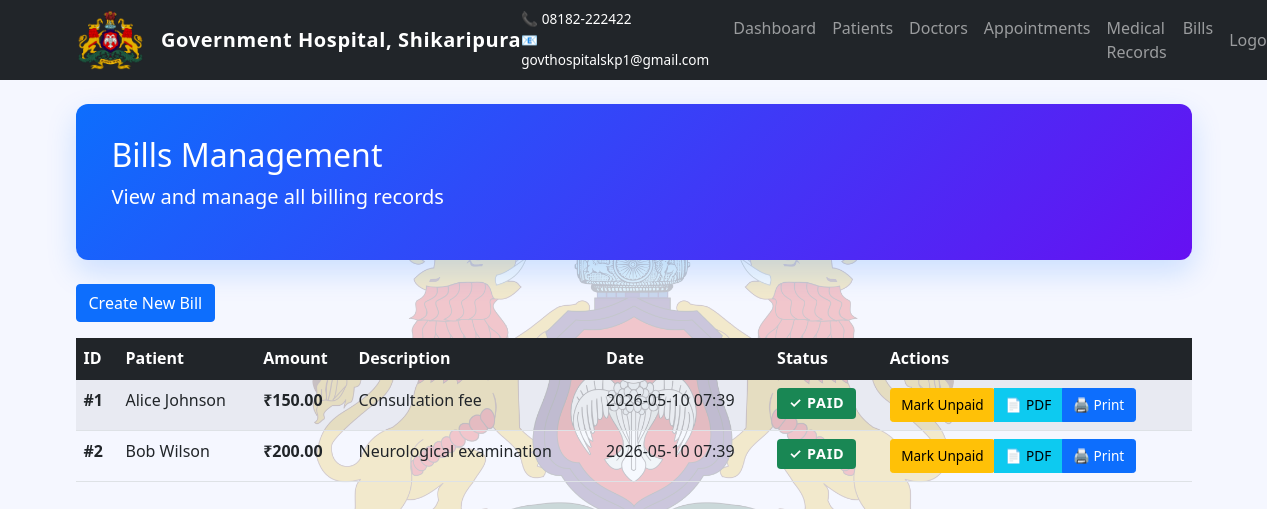
/bills (signed in), run on an earlier commit of the app's database.
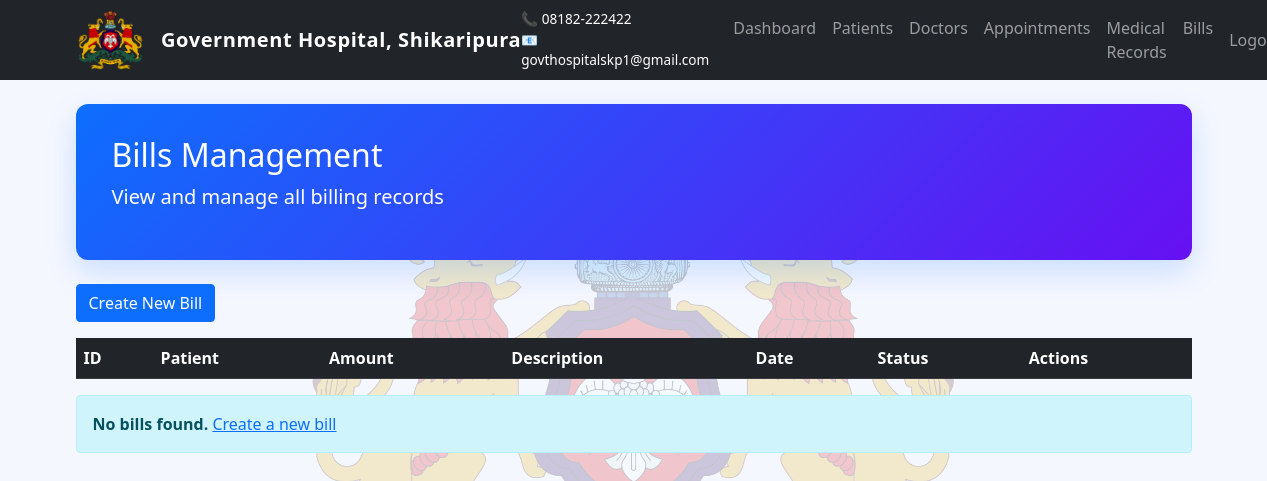
And on a later commit of the database.
### app.py (models this page shows)
class Bill(db.Model):
    id = db.Column(db.Integer, primary_key=True)
    patient_id = db.Column(db.Integer, db.ForeignKey('patient.id'), nullable=False)
    amount = db.Column(db.Float, nullable=False)
    description = db.Column(db.Text, nullable=False)
    date = db.Column(db.DateTime, default=datetime.utcnow)
    status = db.Column(db.String(50), default='unpaid')  # unpaid, paid
    patient = db.relationship('Patient', backref='bills')

class Patient(db.Model):
    id = db.Column(db.Integer, primary_key=True)
    name = db.Column(db.String(150), nullable=False)
    age = db.Column(db.Integer, nullable=False)
    gender = db.Column(db.String(10), nullable=False)
    phone = db.Column(db.String(20), nullable=False)
    email = db.Column(db.String(150), unique=True, nullable=False)
    address = db.Column(db.Text, nullable=False)
    medical_history = db.Column(db.Text)

### app.py (the view)
@app.route('/bills')
@login_required
def bills():
    if current_user.role == 'staff':
        return deny_access()
    bills = Bill.query.all()
    return render_template('bills.html', bills=bills)

### app.py (called while the page is built)
@login_manager.user_loader
def load_user(user_id):
    return User.query.get(int(user_id))

### templates/bills.html (shortened to what this page needs)
{% extends "base.html" %}
{% block content %}
<div class="page-header">
    <div class="container">
        <h2>Bills Management</h2>
        <p class="lead">View and manage all billing records</p>
    </div>
</div>
<a href="{{ url_for('add_bill') }}" class="btn btn-primary mb-3">Create New Bill</a>
<div class="table-responsive">
    <table class="table table-striped table-hover">
        <thead class="table-dark">
            <tr>
                <th>ID</th>
                <th>Patient</th>
                <th>Amount</th>
                <th>Description</th>
                <th>Date</th>
                <th>Status</th>
                <th>Actions</th>
            </tr>
        </thead>
        <tbody>
            {% for bill in bills %}
            <tr>
                <td><strong>#{{ bill.id }}</strong></td>
                <td>{{ bill.patient.name }}</td>
                <td><strong>₹{{ "%.2f"|format(bill.amount) }}</strong></td>
                <td>{{ bill.description }}</td>
                <td>{{ bill.date.strftime('%Y-%m-%d %H:%M') }}</td>
                <td>
                    {% if bill.status == 'paid' %}
                        <span class="badge bg-success" style="font-size: 0.9rem; padding: 0.5rem 0.75rem;">✓ PAID</span>
                    {% else %}
                        <span class="badge bg-danger" style="font-size: 0.9rem; padding: 0.5rem 0.75rem;">✗ UNPAID</span>
                    {% endif %}
                </td>
                <td>
                    <div class="btn-group btn-group-sm" role="group">
                        {% if bill.status == 'unpaid' %}
                            <form method="POST" action="{{ url_for('update_bill_status', id=bill.id, status='paid') }}" style="display: inline;">
                                <button type="submit" class="btn btn-success btn-sm" title="Mark as Paid">Mark Paid</button>
                            </form>
                        {% else %}
                            <form method="POST" action="{{ url_for('update_bill_status', id=bill.id, status='unpaid') }}" style="display: inline;">
                                <button type="submit" class="btn btn-warning btn-sm" title="Mark as Unpaid">Mark Unpaid</button>
                            </form>
                        {% endif %}
                        <a href="{{ url_for('generate_bill_pdf', id=bill.id) }}" class="btn btn-info btn-sm" title="Download PDF">📄 PDF</a>
                        <a href="{{ url_for('print_bill', id=bill.id) }}" class="btn btn-primary btn-sm" title="Print Bill">🖨️ Print</a>
                    </div>
                </td>
            </tr>
            {% endfor %}
        </tbody>
    </table>
</div>
{% if not bills %}
<div class="alert alert-info">
    <strong>No bills found.</strong> <a href="{{ url_for('add_bill') }}">Create a new bill</a>
</div>
{% endif %}
{% endblock %}

What changed in the data, as far as the page shows it:
removed Bill: id "1", patient.name "Alice Johnson", amount "150.00", description "Consultation fee", date "2026-05-10 07:39", status "✓ PAID"
removed Bill: id "2", patient.name "Bob Wilson", amount "200.00", description "Neurological examination", date "2026-05-10 07:39", status "✓ PAID"
Also different on the page:
text now shown: "No bills found. Create a new bill"
